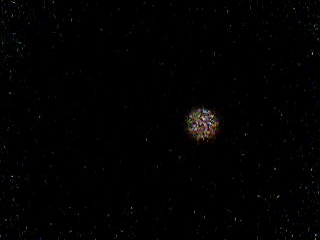
%> input picture Trabajo practico 1/Codigos/mediciones/haz_300mm.jpg, 320 x 240 px
$ octave ajuste_y2.m   (GNU Octave 9; MATLAB toolbox functions it lacks are replaced by stand-ins)
%> lines starting %> are read from the running program, lines starting %| are printed output that depends on the picture
### Trabajo practico 1/Codigos/err_cuad_gauss.m
%calcula el error cuadratico medio entre los puntos medidos y la expresion de la gaussiana para ajustar
function [err_cuad] = err_cuad_gauss(parametros, puntos)

   w = parametros(1);
   I_0 = parametros(2);

   x = puntos(1, :);
   y = puntos(2, :);

   err_cuad = sum((y - arrayfun(@(x) gaussiana(x, 0, w, I_0),x)).^2);

end

### Trabajo practico 1/Codigos/ajuste_y2.m
close all;
clear all;

img01 = im2double(rgb2gray(imread('mediciones\haz_300mm.jpg')));
%> img01: size 240x320 double; min 0, max 0.792, mean 0.00686

figure(1);
imshow(img01);
axis on;
img01=img01'%Transpongo la matriz
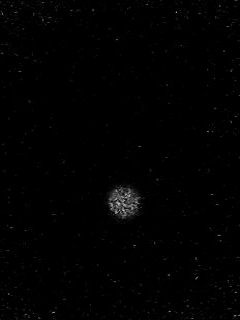
%> img01: size 320x240 double; min 0, max 0.792, mean 0.00686; mean of the top-left, top-right, bottom-left and bottom-right quarters 0.00355, 0.00359, 0.0078, 0.0125
[columns_img01 rows_img01]=size(img01)
%> columns_img01 = 320; rows_img01 = 240
set(gca,'XLim',[1 columns_img01],'YLim',[1 rows_img01])

%busco por filas las que estan por arriba de un umbral y les calculo el ancho, luego busco la mas ancha
for i = 1:columns_img01
    y_umbrales01 = find(img01(i,:) > 0.5);%%Valor para tocar N1
    if (length(y_umbrales01) >= 0.7) %%Valor para tocar N2
        ancho01(i,1) = y_umbrales01(end) - y_umbrales01(1);
    else
        ancho01(i,1) = 0;
    end
end
%> this loop made 320 passes
%> y_umbrales01 on pass 13: 177
%> after the loop, ancho01 = 320 values, max 24 at index 206, min 0 at index 1, mean 0.447
[~, x_max_ancho01] = max(ancho01);
%> x_max_ancho01 = 206

figure(2);
hold on;
imshow(gray2ind(img01'), jet());
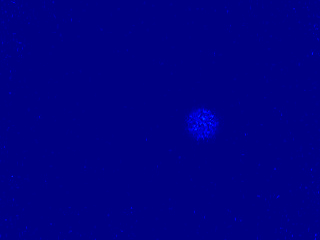
%> displayed picture: size 240x320x3, on the screen's scale of 0 to 255; mean R, G, B 0, 0, 132.5
hold on;
%plot( (x_max_ancho01*ones(1,rows_img01))',(1:rows_img01)', '-k', 'linewidth', 2);
line((x_max_ancho01*ones(1,rows_img01))',(1:rows_img01)', 'LineWidth', 2, 'Color', 'k');
axis on;
set(gca,'XLim',[1 columns_img01],'YLim',[1 rows_img01])
xlabel('x / px');
ylabel('y / px');
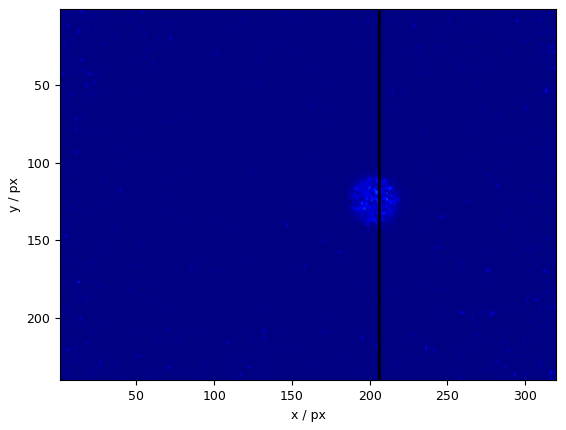
%> figure redrawn from the program's plot data

med_max_y01 = img01(x_max_ancho01, :);
%> med_max_y01 = 240 values, max 0.608 at index 126, min 0 at index 1, mean 0.0488
y01 = 0:(rows_img01-1);
%> y01 = 240 values from 0 to 239

%busco el valor central de la medicion y corro el eje x
y_umbr01 = find(med_max_y01 > 0.25);%%Valor para tocar N3
%> y_umbr01 = 24 values from 111 to 137
y_cent01 = floor((y_umbr01(1) + y_umbr01(end))/2);
%> y_cent01 = 124
y01 = y01 - y_cent01;
%> y01 = 240 values from -124 to 115

parametros01 = fminsearch(@(param) err_cuad_gauss(param, [y01; med_max_y01]), [1, 1]) %primer parametro en el vector es dobleve inicial y el segundo es la intensidad inicial
%> in err_cuad_gauss, `y = puntos(2, :);`: y has the same summary as med_max_y01 outside err_cuad_gauss
%> the run ends on the next line

$ run again, with Trabajo practico 1/Codigos/mediciones/haz_305mm.jpg copied over Trabajo practico 1/Codigos/mediciones/haz_300mm.jpg
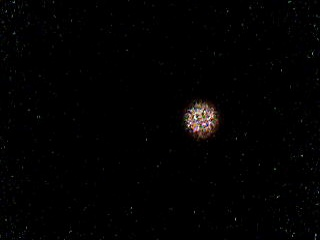
%> input picture Trabajo practico 1/Codigos/mediciones/haz_305mm.jpg, 320 x 240 px
%> `img01=img01'`:
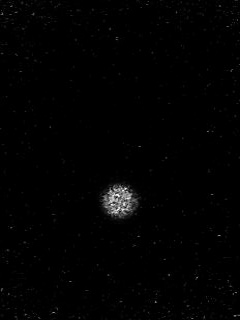
%> img01: size 320x240 double; min 0, max 0.992, mean 0.00892; mean of the top-left, top-right, bottom-left and bottom-right quarters 0.00366, 0.0033, 0.0147, 0.014
%> after the loop `for i = 1:columns_img01`: ancho01 = 320 values, max 25 at index 198, min 0 at index 1, mean 1.38
%> x_max_ancho01 = 198
%> `ylabel('y / px');`:
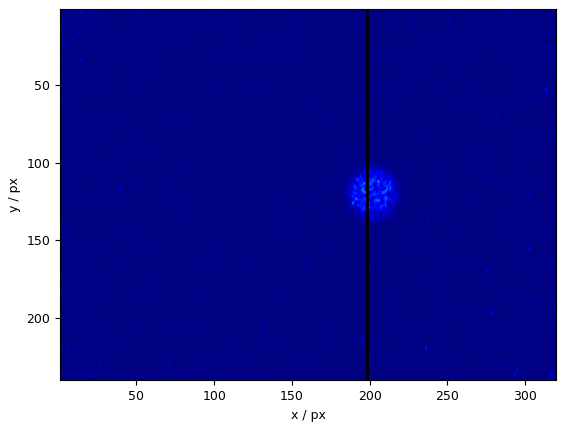
%> figure redrawn from the program's plot data
%> med_max_y01 = 240 values, max 0.804 at index 113, min 0 at index 1, mean 0.067
%> y_umbr01 = 26 values from 105 to 132
%> y_cent01 = 118
%> `y01 = y01 - y_cent01;`: y01 = 240 values from -118 to 121
%> y has the same summary as med_max_y01 outside err_cuad_gauss

$ run again, with Trabajo practico 1/Codigos/mediciones/haz_310mm.jpg copied over Trabajo practico 1/Codigos/mediciones/haz_300mm.jpg
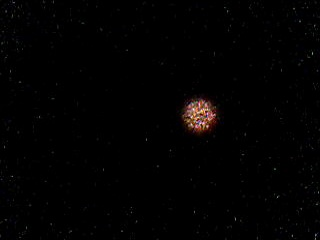
%> input picture Trabajo practico 1/Codigos/mediciones/haz_310mm.jpg, 320 x 240 px
%> `img01=img01'`:
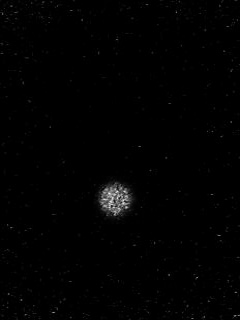
%> img01: size 320x240 double; min 0, max 0.957, mean 0.00775; mean of the top-left, top-right, bottom-left and bottom-right quarters 0.00292, 0.00281, 0.016, 0.00924
%> after the loop `for i = 1:columns_img01`: ancho01 = 320 values, max 25 at index 197, min 0 at index 1, mean 1.17
%> x_max_ancho01 = 197
%> `ylabel('y / px');`:
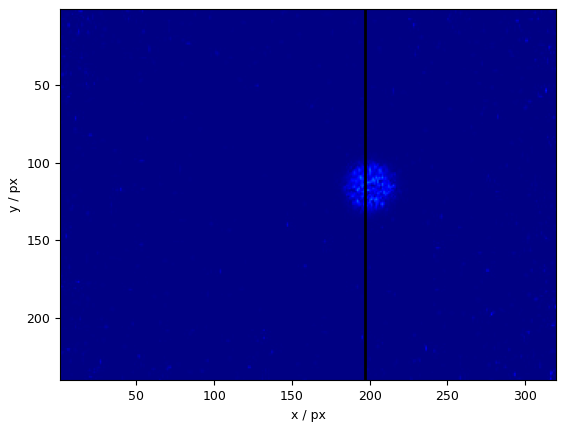
%> figure redrawn from the program's plot data
%> med_max_y01 = 240 values, max 0.733 at index 120, min 0 at index 1, mean 0.064
%> y_umbr01 = 27 values from 102 to 129
%> y_cent01 = 115
%> `y01 = y01 - y_cent01;`: y01 = 240 values from -115 to 124
%> y has the same summary as med_max_y01 outside err_cuad_gauss

$ run again, with Trabajo practico 1/Codigos/mediciones/haz_ancho_300mm.jpg copied over Trabajo practico 1/Codigos/mediciones/haz_300mm.jpg
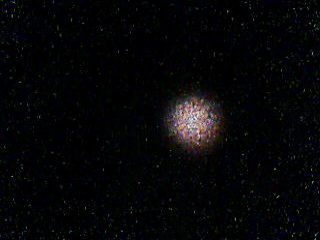
%> input picture Trabajo practico 1/Codigos/mediciones/haz_ancho_300mm.jpg, 320 x 240 px
%> `img01=img01'`:
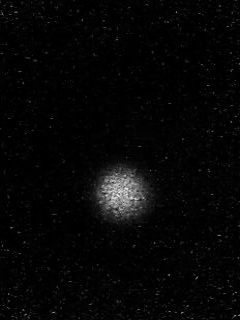
%> img01: size 320x240 double; min 0, max 0.922, mean 0.0249; mean of the top-left, top-right, bottom-left and bottom-right quarters 0.01, 0.0121, 0.0351, 0.0425
%> after the loop `for i = 1:columns_img01`: ancho01 = 320 values, max 129 at index 313, min 0 at index 1, mean 2.95
%> x_max_ancho01 = 313
%> `ylabel('y / px');`:
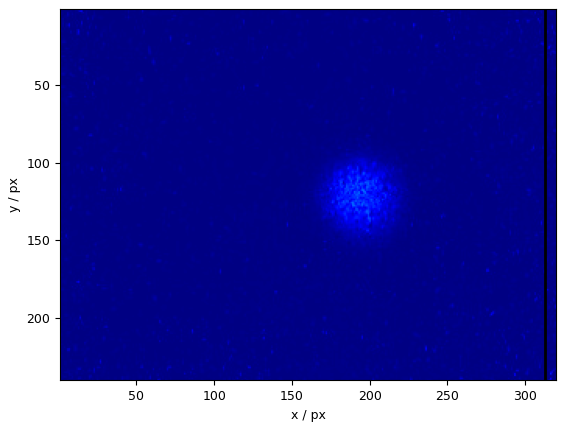
%> figure redrawn from the program's plot data
%> med_max_y01 = 240 values, max 0.569 at index 54, min 0 at index 13, mean 0.0304
%> y_umbr01 = [53 54 55 176 182 183 184]
%> y_cent01 = 118
%> `y01 = y01 - y_cent01;`: y01 = 240 values from -118 to 121
%> y has the same summary as med_max_y01 outside err_cuad_gauss
